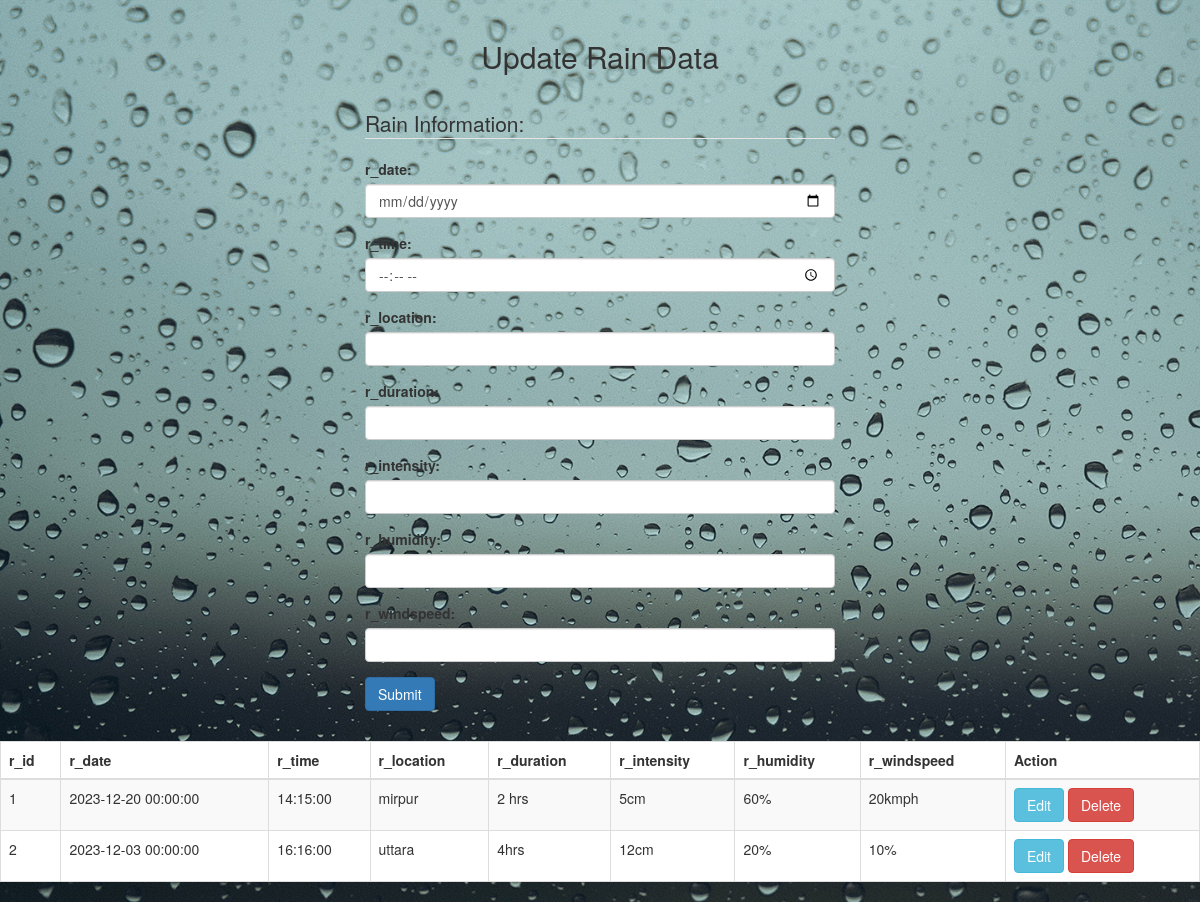
Page /manage_rain_Data.php on the committed database.
### tables this page shows
CREATE TABLE `rain_data` (
  `r_id` int(10) UNSIGNED NOT NULL,
  `r_date` datetime NOT NULL,
  `r_time` time NOT NULL,
  `r_location` varchar(50) NOT NULL,
  `r_duration` varchar(15) NOT NULL,
  `r_intensity` varchar(50) NOT NULL,
  `r_humidity` varchar(50) NOT NULL,
  `r_windspeed` varchar(50) NOT NULL,
  `d_emp_id` int(10) DEFAULT NULL
);

### manage_rain_Data.php (the view, shortened to what this page needs)
<?php
include "./dataBase_Connection.php";
$sql = "SELECT * FROM rain_data";
$result = $conn->query($sql);
?>
<!DOCTYPE html>
<html lang="en">
<head>
    <link rel="stylesheet" href="https://maxcdn.bootstrapcdn.com/bootstrap/3.4.0/css/bootstrap.min.css">
</head>
<body>
    <div class="container">
        <h2 class="text-center">Update Rain Data</h2>
        <form action="" method="POST">
            <fieldset>
                <legend>Rain Information:</legend>
                <div class="form-group">
                    <label for="r_date">r_date:</label>
                    <input type="date" class="form-control" name="r_date">
                </div>
                <div class="form-group">
                    <label for="r_time">r_time:</label>
                    <input type="time" class="form-control" name="r_time">
                </div>
                <div class="form-group">
                    <label for="r_location">r_location:</label>
                    <input type="text" class="form-control" name="r_location">
                </div>
                <div class="form-group">
                    <label for="r_duration">r_duration:</label>
                    <input type="text" class="form-control" name="r_duration">
                </div>
                <div class="form-group">
                    <label for="r_intensity">r_intensity:</label>
                    <input type="text" class="form-control" name="r_intensity">
                </div>
                <div class="form-group">
                    <label for="r_humidity">r_humidity:</label>
                    <input type="text" class="form-control" name="r_humidity">
                </div>
                <div class="form-group">
                    <label for="r_windspeed">r_windspeed:</label>
                    <input type="text" class="form-control" name="r_windspeed">
                </div>
                <div class="form-group">
                    <input type="submit" class="btn btn-primary" name="submit" value="Submit">
                </div>
            </fieldset>
        </form>
    </div>
</body>
</html>
<table class="table table-bordered table-striped">
    <thead>
         <tr>
        <th>r_id</th>
        <th>r_date</th>
        <th>r_time</th>
        <th>r_location</th>
        <th>r_duration</th>
        <th>r_intensity</th>
        <th>r_humidity</th>
        <th>r_windspeed</th>
        <th>Action</th>
    </tr>
    </thead>
    <tbody>
        <?php
            if ($result->num_rows > 0) {
                while ($row = $result->fetch_assoc()) {
        ?>
                    <tr>
                    <td><?php echo $row['r_id']; ?></td>
                    <td><?php echo $row['r_date']; ?></td>
                    <td><?php echo $row['r_time']; ?></td>
                    <td><?php echo $row['r_location']; ?></td>
                    <td><?php echo $row['r_duration']; ?></td>
                    <td><?php echo $row['r_intensity']; ?></td>
                    <td><?php echo $row['r_humidity']; ?></td>
                    <td><?php echo $row['r_windspeed']; ?></td>
                    <td>
                        <a class="btn btn-info" href="Rain_data_update.php?id=<?php echo $row['r_id']; ?>">Edit</a>
                        <a class="btn btn-danger" href="Rain_data_delete.php?id=<?php echo $row['r_id']; ?>">Delete</a>
                    </td>
                    </tr>
        <?php   }
            }
        ?>
    </tbody>
</table>
</body>
</html>

### manage_rain_Data.php (style rules this page uses)
body { background-image: url('image/rain.jpg'); background-size: cover; background-repeat: no-repeat; background-color: #f8f9fa; }
.container { margin-top: 20px; }
table { width: 100%; }
tbody { background-color: #ffffff; }
thead, tbody { background-color: #ffffff; }
form { max-width: 500px; margin: 0 auto; padding: 15px; border-radius: 5px; margin-top: 20px; }

### rows in the picture
rain_data: r_id "1", r_date "2023-12-20 00:00:00", r_time "14:15:00", r_location "mirpur", r_duration "2 hrs", r_intensity "5cm", r_humidity "60%", r_windspeed "20kmph"
rain_data: r_id "2", r_date "2023-12-03 00:00:00", r_time "16:16:00", r_location "uttara", r_duration "4hrs", r_intensity "12cm", r_humidity "20%", r_windspeed "10%"
